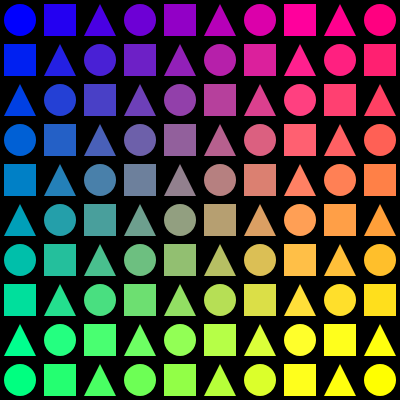
Frame 1 (no input)
Frame 2 (the mouse pressed at the canvas centre, redrawn once): identical to frame 1, image omitted

The p5.js sketch that drew this single still picture (run headless with seeded random() and noise() and a simulated clock; the mouse was pressed at the canvas centre and the sketch redrawn once):

// p5.js sketch
// ── sketch.js
function setup() {
  createCanvas(400, 400);
  noLoop();  
}

function draw() {
  background(0);
  let cols = 10;
  let rows = 10;
  let spacing = width / cols;

  for (let i = 0; i < cols; i++) {
    for (let j = 0; j < rows; j++) {
      let x = i * spacing + spacing / 2;
      let y = j * spacing + spacing / 2;
      
      let colorR = map(i, 0, cols - 3, 0, 255);
      let colorG = map(j, 0, rows - 2, 0, 255);
      let colorB = map(i + j, 0, cols + rows - 2, 255, 0);
      
      fill(colorR, colorG, colorB);
      noStroke();
      
      let shapeType = (i + j) % 3;
      if (shapeType === 0) {
        ellipse(x, y, spacing * 0.8, spacing * 0.8);
      } else if (shapeType === 1) {
        rect(x - spacing * 0.4, y - spacing * 0.4, spacing * 0.8, spacing * 0.8);
      } else {
        triangle(x - spacing * 0.4, y + spacing * 0.4, x, y - spacing * 0.4, x + spacing * 0.4, y + spacing * 0.4);
      }
    }
  }
}
